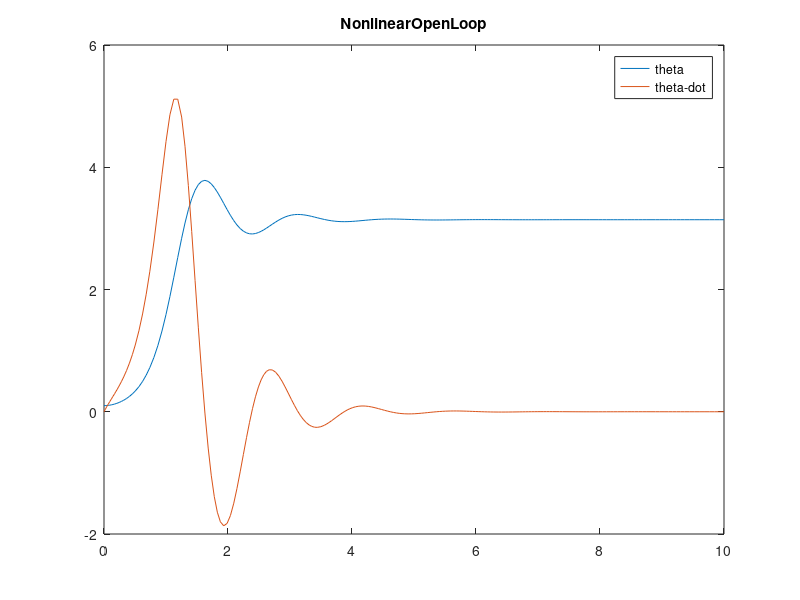
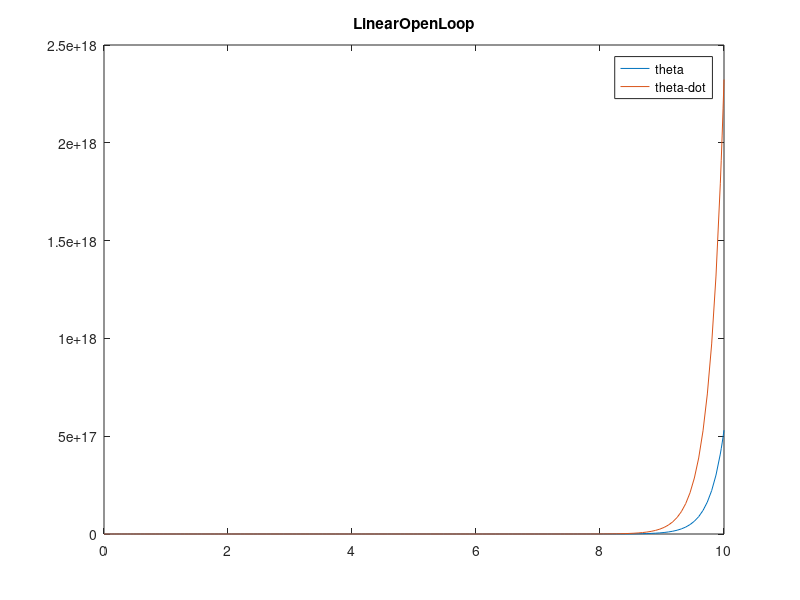

Recreate these plots in MATLAB, in order. (Note: this script raises an error after producing the figures.)
div=@()disp("-------------------");
%% use a pendulum with a masspoint at the end of the stick

g=9.81;
m=0.15;
b=0.1;
L=0.5;

controlled_pendulum_dynamics_with_friction = @(t, x, u, L, g, m, b) ...
    [x(2); (m * g * L * sin(x(1)) - b * x(2) + u) / ( m * L^2)];

%% linearize using jacobian to get LQR ontrol 
A_parametric=@(g,m,b,L) ...
    [0 1;...
    g/L -b];
A=A_parametric(g,m,b,L) ;


B_parametric=@(g,m,b,L)...
    [0;...
    1/m*L*L];
B=B_parametric(g,m,b,L);

div()
disp("A=")
disp(A_parametric)
disp([A])
div()
disp("B=")
disp(B_parametric)
disp([B])
div()


%% calculate lqr
Q=diag([1,1]);
R=1;

k=lqr(A,B,Q,R);

disp("K=")
disp(k)
div()

%% Simulate open loop
tspan=[0 10];
theta0=0.1;theta_dot0=0;

figure(1)
[t,y]=ode45(@(t, y) controlled_pendulum_dynamics_with_friction(t, y, 0, L, g, m, b), tspan, [theta0, theta_dot0]);
plot(t,y)
legend("theta","theta-dot")
title("NonlinearOpenLoop")


figure(2)
[t,y]=ode45(@(t, y) A*y+B*(0), tspan, [theta0, theta_dot0]);
plot(t,y)
legend("theta","theta-dot")
title("LinearOpenLoop")




figure(3)
[t,y]=ode45(@(t, y) controlled_pendulum_dynamics_with_friction(t, y, -k*y, L, g, m, b), tspan, [theta0, theta_dot0]);
tiledlayout(2,1)
nexttile
plot(t,y)
legend("theta","theta-dot")
nexttile
plot(t,k*y')
legend("u[Nm]")
title("NonLinearLQRControl")





figure(4)
[t,y]=ode45(@(t, y) A*y+B*(-k*y), tspan, [theta0, theta_dot0]);
tiledlayout(2,1)
nexttile
plot(t,y)
legend("theta","theta-dot")
nexttile
plot(t,k*y')
legend("u[Nm]")
title("LinearLQRControl")





